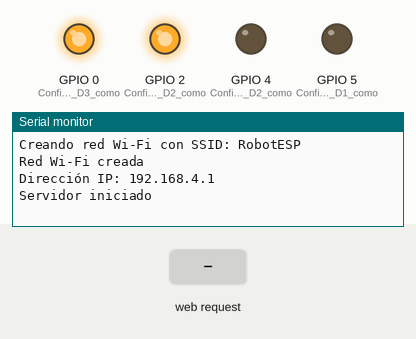
The sketch below on a simulated ESP8266 (NodeMCU). Parts: output pins drawn as LEDs (lit = HIGH), the last lines printed to the serial monitor. The test bench sets the inputs (shaded band).

Above: at 1.2 s.
1.3 s: HTTP request GET /engines/ received
At 2.1 s:
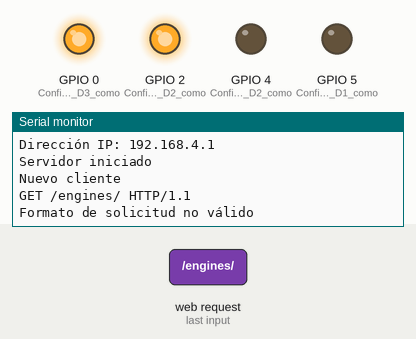
2.8 s: HTTP request GET /index.html received
At 3.3 s:
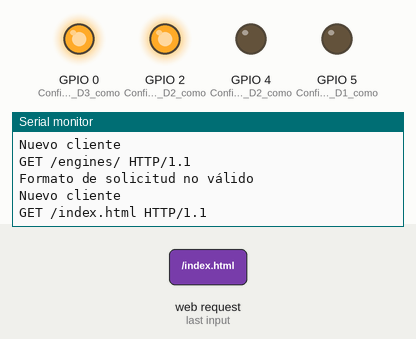
4.3 s: HTTP request GET /s received
At 5.6 s:
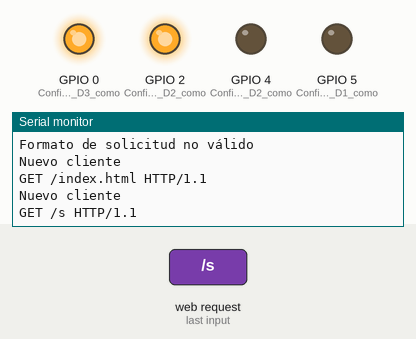

Measured:
- after the input at 1.3 s, the serial monitor: prints a new line at once (image 1)
- after the input at 2.8 s, the serial monitor: prints a new line at once (image 2)
- after the input at 4.3 s, the serial monitor: prints a new line at once (image 3)

The sketch:

proyectoESP8266.ino
```cpp
#include <ESP8266WiFi.h>

const char* ssid = "RobotESP";         // Nombre de la red Wi-Fi que el ESP8266 va a crear
const char* password = "12345678";     // Contraseña de la red Wi-Fi

WiFiServer server(80);                 // Crear servidor en el puerto 80

unsigned long moveStartTime = 0;       // Variable para almacenar el tiempo de inicio del movimiento
bool isMoving = false;                 // Flag para indicar si el robot está moviéndose

void setup() {
  Serial.begin(115200);                // Inicializa el puerto serial
  delay(10);

  pinMode(2, OUTPUT);                  // Configura el pin D2 como salida
  digitalWrite(2, 0);                  // Establece el pin D2 en LOW (apagado)

  Serial.println();
  Serial.print("Creando red Wi-Fi con SSID: ");
  Serial.println(ssid);

  // Configura el ESP8266 como punto de acceso (AP)
  WiFi.softAP(ssid, password);         // Crea la red Wi-Fi con el nombre SSID y la contraseña

  // Muestra la dirección IP local del ESP (punto de acceso)
  Serial.println("Red Wi-Fi creada");
  Serial.print("Dirección IP: ");
  Serial.println(WiFi.softAPIP());

  // Inicia el servidor web
  server.begin();
  Serial.println("Servidor iniciado");

  pinMode(5, OUTPUT);                 // Configura el pin D1 como salida (Motor A)
  pinMode(4, OUTPUT);                 // Configura el pin D2 como salida (Motor B)
  pinMode(0, OUTPUT);                 // Configura el pin D3 como salida (Motor A dirección)
  pinMode(2, OUTPUT);                 // Configura el pin D4 como salida (Motor B dirección)

  digitalWrite(5, 0);                 // Apaga el motor A
  digitalWrite(4, 0);                 // Apaga el motor B

  digitalWrite(0, 1);                 // Configura la dirección de motor A a hacia adelante
  digitalWrite(2, 1);                 // Configura la dirección de motor B a hacia adelante
}

void loop() {
  // Verifica si un cliente se ha conectado al servidor
  WiFiClient client = server.available();
  if (!client) {
    // Si no hay clientes, apaga los motores
    if (isMoving && millis() - moveStartTime >= 5000) {
      stopMovement();  // Detiene los motores después de 5 segundos
    }
    return;
  }

  // Espera a que el cliente envíe datos
  Serial.println("Nuevo cliente");
  while(!client.available()){
    delay(1);  // Espera un poco si no hay datos disponibles
  }

  // Lee la primera línea de la solicitud HTTP
  String req = client.readStringUntil('\r');
  Serial.println(req);  // Imprime la solicitud
  client.flush();       // Limpiar cualquier dato pendiente

  // Si la solicitud contiene "/engines/", procesamos los parámetros
  if (req.indexOf("/engines/") != -1) {
    // Extrae los parámetros de la URL
    String parameters = req.substring(13);  // Eliminamos la parte "/engines/"

    if (parameters == "s") {
      stopMovement();  // Detener los motores
    } else {
      int separatorPos = parameters.indexOf(",");
      int httpPos = parameters.indexOf(" HTTP");

      // Verifica que la URL tenga los parámetros correctos
      if (separatorPos == -1 || httpPos == -1) {
        Serial.println("Formato de solicitud no válido");
        client.print("HTTP/1.1 400 Bad Request\r\nContent-Type: text/html\r\n\r\n<!DOCTYPE HTML><html><body>Formato de solicitud no válido</body></html>");
        return;
      }

      // Extrae los valores para el motor A y B
      String leftText = parameters.substring(0, separatorPos);
      String rightText = parameters.substring(separatorPos + 1, httpPos);

      // Convierte los valores a enteros
      int left = leftText.toInt();
      int right = rightText.toInt();

      // Determina la dirección de los motores según el signo de los valores
      int motorAForward = (left < 0) ? 0 : 1;
      int motorBForward = (right < 0) ? 0 : 1;

      // Ajusta las velocidades de los motores
      analogWrite(5, abs(left));  // Establece la velocidad de motor A
      analogWrite(4, abs(right)); // Establece la velocidad de motor B
      digitalWrite(0, motorAForward);  // Establece la dirección de motor A
      digitalWrite(2, motorBForward);  // Establece la dirección de motor B

      // Comienza el movimiento
      moveStartTime = millis();
      isMoving = true;
    }
  }
  // Si la solicitud es para la página principal (index.html), devuelve una página HTML
  else if (req.indexOf("/index.html") != -1 || req.indexOf("/") != -1) {
    client.print("HTTP/1.1 200 OK\r\nContent-Type: text/html\r\n\r\n<!DOCTYPE HTML>\r\n");
    client.print("<html><head>");
    client.print("</head><body>");
    client.print("<script type='text/javascript'>");
    client.print("var isMoving = false;  // Variable para saber si se está moviendo\n");
    client.print("function move(direction) {");
    client.print("  var url = \"/engines/\";");
    client.print("  if (direction == \"f\") { url += \"255,255\"; }");
    client.print("  else if (direction == \"b\") { url += \"-255,-255\"; }");
    client.print("  else if (direction == \"l\") { url += \"-255,255\"; }");
    client.print("  else if (direction == \"r\") { url += \"255,-255\"; }");
    client.print("  else if (direction == \"s\") { url += \"0,0\"; }");
    client.print("  fetch(url) .then(response => response.text()) .then(data => { console.log(data); }); }");
    client.print("function startMove(direction) {");
    client.print("  if (!isMoving) { move(direction); isMoving = true; }");
    client.print("}");
    client.print("function stopMove() {");
    client.print("  isMoving = false;");
    client.print("  move('s');");
    client.print("}");
    client.print("</script>");
    client.print("<a href='#' onmousedown='startMove(\"f\")' onmouseup='stopMove()' ontouchstart='startMove(\"f\")' ontouchend='stopMove()'>adelante</a><br/>");
    client.print("<a href='#' onmousedown='startMove(\"b\")' onmouseup='stopMove()' ontouchstart='startMove(\"b\")' ontouchend='stopMove()'>atras</a><br/>");
    client.print("<a href='#' onmousedown='startMove(\"l\")' onmouseup='stopMove()' ontouchstart='startMove(\"l\")' ontouchend='stopMove()'>izquierda</a><br/>");
    client.print("<a href='#' onmousedown='startMove(\"r\")' onmouseup='stopMove()' ontouchstart='startMove(\"r\")' ontouchend='stopMove()'>derecha</a><br/>");
    client.print("</body></html>");
    return;
  }

  // Si han pasado 5 segundos desde que comenzó el movimiento, detener el robot
  if (isMoving && millis() - moveStartTime >= 5000) {
    stopMovement();  // Detener los motores después de 5 segundos
  }

  client.flush();
}

void stopMovement() {
  analogWrite(5, 0);  // Apaga el motor A
  analogWrite(4, 0);  // Apaga el motor B
  digitalWrite(0, 1); // Configura la dirección de motor A a hacia adelante
  digitalWrite(2, 1); // Configura la dirección de motor B a hacia adelante
  isMoving = false;   // Detiene el movimiento
  Serial.println("Motores detenidos");
}
```
